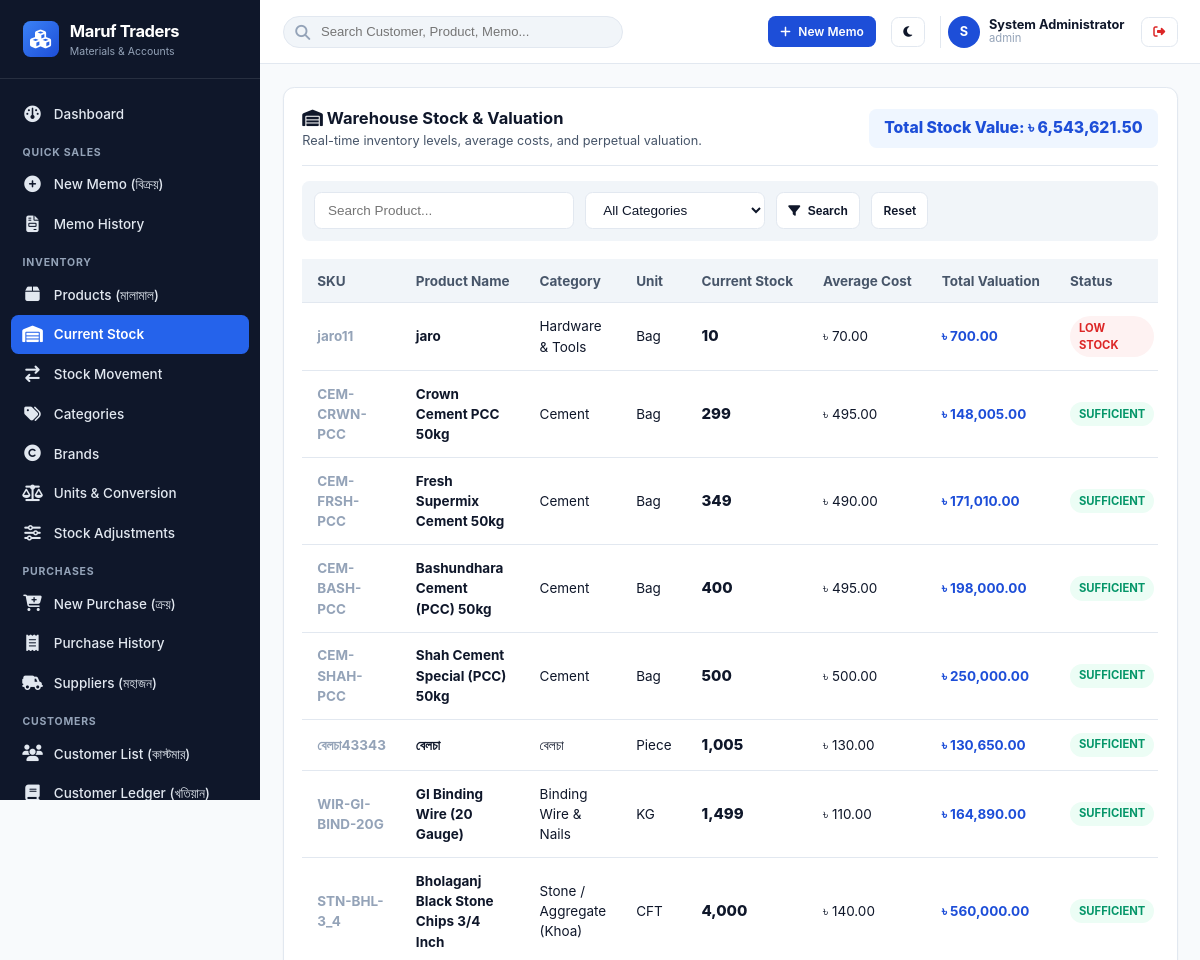
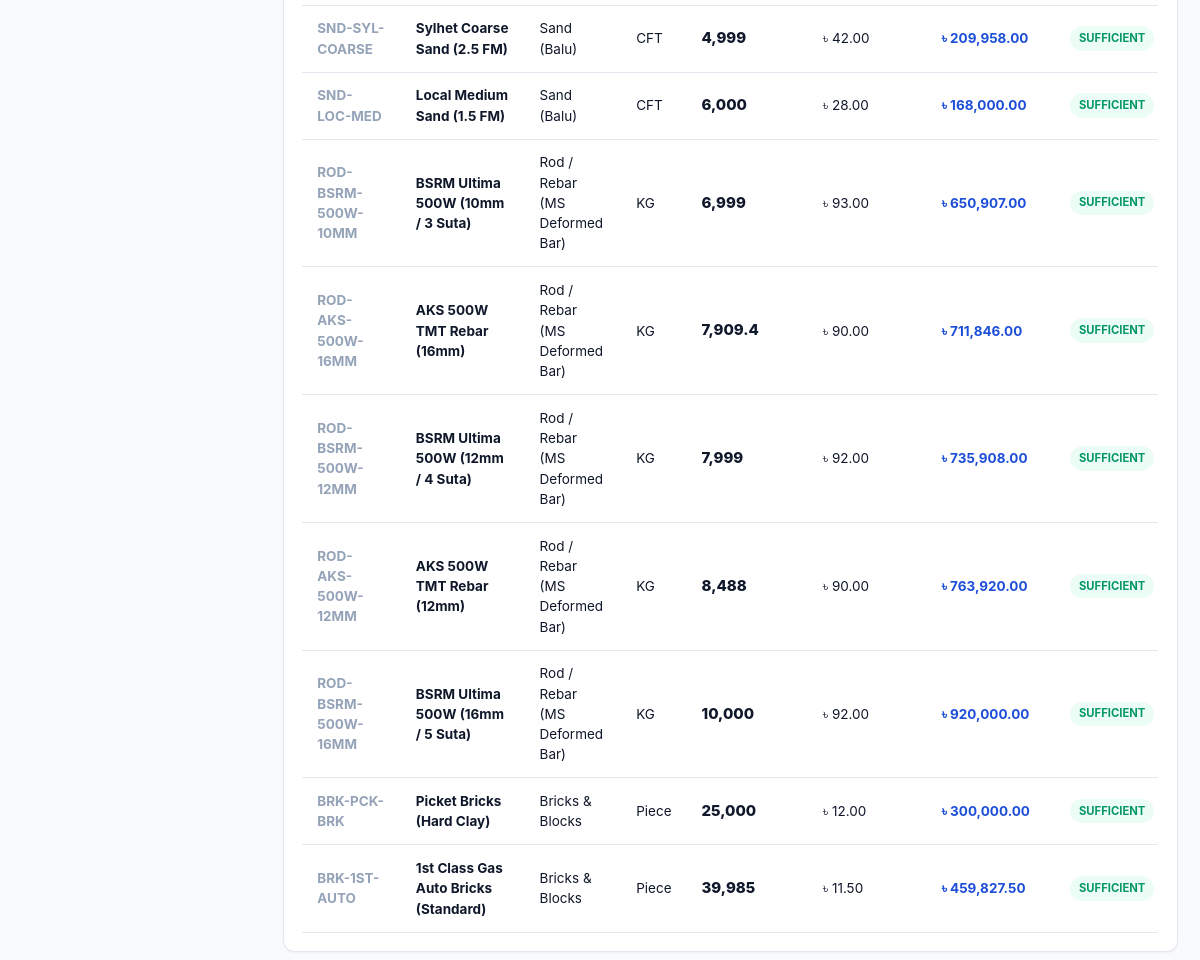
The page /modules/inventory/stock.php (signed in) on the database its author committed (2 pictures, top to bottom).
### tables this page shows
CREATE TABLE `shops` (
  `id` int(10) unsigned NOT NULL AUTO_INCREMENT,
  `shop_code` varchar(30) NOT NULL,
  `name` varchar(150) NOT NULL,
  `proprietor` varchar(100) DEFAULT NULL,
  `address` text NOT NULL,
  `phone` varchar(30) NOT NULL,
  `alt_phone` varchar(30) DEFAULT NULL,
  `email` varchar(100) DEFAULT NULL,
  `website` varchar(150) DEFAULT NULL,
  `invoice_prefix` varchar(10) NOT NULL DEFAULT 'MT',
  `currency_symbol` varchar(10) NOT NULL DEFAULT '৳',
  `currency_code` varchar(10) NOT NULL DEFAULT 'BDT',
  `currency_position` enum('before','after') NOT NULL DEFAULT 'before',
  `date_format` varchar(20) NOT NULL DEFAULT 'd-m-Y',
  `invoice_footer_shop` text DEFAULT NULL,
  `invoice_footer_customer` text DEFAULT NULL,
  `logo_url` varchar(255) DEFAULT NULL,
  `is_active` tinyint(1) NOT NULL DEFAULT 1,
  `created_at` timestamp NOT NULL DEFAULT current_timestamp(),
  `updated_at` timestamp NOT NULL DEFAULT current_timestamp() ON UPDATE current_timestamp(),
  PRIMARY KEY (`id`),
  UNIQUE KEY `shop_code` (`shop_code`)
);

CREATE TABLE `users` (
  `id` int(10) unsigned NOT NULL AUTO_INCREMENT,
  `shop_id` int(10) unsigned NOT NULL,
  `username` varchar(50) NOT NULL,
  `email` varchar(100) DEFAULT NULL,
  `password_hash` varchar(255) NOT NULL,
  `full_name` varchar(100) NOT NULL,
  `phone` varchar(30) DEFAULT NULL,
  `status` enum('active','inactive','suspended') NOT NULL DEFAULT 'active',
  `theme_preference` enum('light','dark','system') NOT NULL DEFAULT 'system',
  `last_login_at` datetime DEFAULT NULL,
  `last_login_ip` varchar(45) DEFAULT NULL,
  `created_at` timestamp NOT NULL DEFAULT current_timestamp(),
  `updated_at` timestamp NOT NULL DEFAULT current_timestamp() ON UPDATE current_timestamp(),
  PRIMARY KEY (`id`),
  UNIQUE KEY `username` (`username`),
  KEY `fk_users_shop` (`shop_id`),
  CONSTRAINT `fk_users_shop` FOREIGN KEY (`shop_id`) REFERENCES `shops` (`id`) ON DELETE CASCADE
);

CREATE TABLE `products` (
  `id` int(10) unsigned NOT NULL AUTO_INCREMENT,
  `shop_id` int(10) unsigned NOT NULL,
  `category_id` int(10) unsigned NOT NULL,
  `brand_id` int(10) unsigned DEFAULT NULL,
  `base_unit_id` int(10) unsigned NOT NULL,
  `sku` varchar(50) NOT NULL,
  `name` varchar(180) NOT NULL,
  `description` text DEFAULT NULL,
  `purchase_price` decimal(15,2) NOT NULL DEFAULT 0.00,
  `selling_price` decimal(15,2) NOT NULL DEFAULT 0.00,
  `min_selling_price` decimal(15,2) NOT NULL DEFAULT 0.00,
  `current_stock` decimal(15,4) NOT NULL DEFAULT 0.0000,
  `min_stock` decimal(15,4) NOT NULL DEFAULT 0.0000,
  `average_cost` decimal(15,4) NOT NULL DEFAULT 0.0000,
  `is_active` tinyint(1) NOT NULL DEFAULT 1,
  `created_at` timestamp NOT NULL DEFAULT current_timestamp(),
  `updated_at` timestamp NOT NULL DEFAULT current_timestamp() ON UPDATE current_timestamp(),
  PRIMARY KEY (`id`),
  UNIQUE KEY `uk_shop_sku` (`shop_id`,`sku`),
  KEY `idx_product_search` (`shop_id`,`is_active`,`name`),
  KEY `idx_product_stock` (`shop_id`,`current_stock`,`min_stock`),
  KEY `fk_products_category` (`category_id`),
  KEY `fk_products_brand` (`brand_id`),
  KEY `fk_products_unit` (`base_unit_id`),
  CONSTRAINT `fk_products_brand` FOREIGN KEY (`brand_id`) REFERENCES `brands` (`id`) ON DELETE SET NULL,
  CONSTRAINT `fk_products_category` FOREIGN KEY (`category_id`) REFERENCES `categories` (`id`),
  CONSTRAINT `fk_products_shop` FOREIGN KEY (`shop_id`) REFERENCES `shops` (`id`) ON DELETE CASCADE,
  CONSTRAINT `fk_products_unit` FOREIGN KEY (`base_unit_id`) REFERENCES `units` (`id`)
);

CREATE TABLE `categories` (
  `id` int(10) unsigned NOT NULL AUTO_INCREMENT,
  `shop_id` int(10) unsigned NOT NULL,
  `name` varchar(100) NOT NULL,
  `code` varchar(50) DEFAULT NULL,
  `description` text DEFAULT NULL,
  `is_active` tinyint(1) NOT NULL DEFAULT 1,
  `created_at` timestamp NOT NULL DEFAULT current_timestamp(),
  `updated_at` timestamp NOT NULL DEFAULT current_timestamp() ON UPDATE current_timestamp(),
  PRIMARY KEY (`id`),
  UNIQUE KEY `uk_shop_category` (`shop_id`,`name`),
  CONSTRAINT `fk_categories_shop` FOREIGN KEY (`shop_id`) REFERENCES `shops` (`id`) ON DELETE CASCADE
);

CREATE TABLE `units` (
  `id` int(10) unsigned NOT NULL AUTO_INCREMENT,
  `shop_id` int(10) unsigned NOT NULL,
  `name` varchar(50) NOT NULL,
  `symbol` varchar(20) NOT NULL,
  `is_base_unit` tinyint(1) NOT NULL DEFAULT 1,
  `decimal_places` tinyint(3) unsigned NOT NULL DEFAULT 2,
  `created_at` timestamp NOT NULL DEFAULT current_timestamp(),
  `updated_at` timestamp NOT NULL DEFAULT current_timestamp() ON UPDATE current_timestamp(),
  PRIMARY KEY (`id`),
  UNIQUE KEY `uk_shop_unit` (`shop_id`,`symbol`),
  CONSTRAINT `fk_units_shop` FOREIGN KEY (`shop_id`) REFERENCES `shops` (`id`) ON DELETE CASCADE
);

### modules/inventory/stock.php (the view, shortened to what the rows shown need)
<?php
$shopId = Auth::shopId();
$pdo = DB::pdo();
$sql = "SELECT p.*, c.name as category_name, b.name as brand_name, u.symbol as unit_symbol,
               (p.current_stock * p.average_cost) as total_stock_value
        FROM products p
        JOIN categories c ON p.category_id = c.id
        LEFT JOIN brands b ON p.brand_id = b.id
        JOIN units u ON p.base_unit_id = u.id
        WHERE p.shop_id = :s";
$params = ['s' => $shopId];
$sql .= " ORDER BY p.current_stock ASC";
$stmt = $pdo->prepare($sql);
$stmt->execute($params);
$products = $stmt->fetchAll();
$totalWarehouseValue = array_sum(array_column($products, 'total_stock_value'));
require_once INCLUDES_PATH . '/templates/header.php';
require_once INCLUDES_PATH . '/templates/sidebar.php';
require_once INCLUDES_PATH . '/templates/navbar.php';
?>
<div class="card">
  <div class="card-header" style="flex-wrap:wrap;gap:1rem;">
    <div>
      <h1 class="card-title"><i class="fa fa-warehouse"></i> Warehouse Stock & Valuation</h1>
      <p style="font-size:0.85rem;color:var(--text-secondary);">Real-time inventory levels, average costs, and perpetual valuation.</p>
    </div>
    <div style="background:var(--primary-light);color:var(--primary);padding:0.5rem 1rem;border-radius:var(--radius);font-weight:800;font-size:1.05rem;">
      Total Stock Value: <?= formatMoney($totalWarehouseValue) ?>
    </div>
  </div>
  <div class="table-responsive">
    <table class="table">
      <thead>
        <tr>
          <th>SKU</th>
          <th>Product Name</th>
          <th>Category</th>
          <th>Unit</th>
          <th>Current Stock</th>
          <th>Average Cost</th>
          <th>Total Valuation</th>
          <th>Status</th>
        </tr>
      </thead>
      <tbody>
        <?php if (empty($products)): ?>
          <tr><td colspan="8" style="text-align:center;color:var(--text-muted);padding:2rem;">No items in stock.</td></tr>
        <?php else: ?>
          <?php foreach ($products as $p): ?>
            <tr>
              <td style="font-weight:700;color:var(--text-muted);"><?= e($p['sku']) ?></td>
              <td style="font-weight:700;"><?= e($p['name']) ?></td>
              <td><?= e($p['category_name']) ?></td>
              <td><?= e($p['unit_symbol']) ?></td>
              <td style="font-weight:800;font-size:1rem;"><?= formatQuantity($p['current_stock']) ?></td>
              <td><?= formatMoney($p['average_cost']) ?></td>
              <td style="font-weight:700;color:var(--primary);"><?= formatMoney($p['total_stock_value']) ?></td>
              <td>
                <?php if ((float)$p['current_stock'] <= (float)$p['min_stock']): ?>
                  <span class="badge badge-danger">Low Stock</span>
                <?php else: ?>
                  <span class="badge badge-success">Sufficient</span>
                <?php endif; ?>
              </td>
            </tr>
          <?php endforeach; ?>
        <?php endif; ?>
      </tbody>
    </table>
  </div>
</div>
<?php
require_once INCLUDES_PATH . '/templates/footer.php';
?>

### includes/templates/sidebar.php (shortened to what the rows shown need)
<?php
$shop = getShop();
?>
<aside class="app-sidebar" id="app-sidebar">
  <a href="<?= BASE_URL ?>/modules/dashboard/" class="sidebar-brand">
    <div>
      <div class="brand-name"><?= e(mb_strimwidth($shop['name'] ?? 'Nirman ERP', 0, 18, '...')) ?></div>
      <div style="font-size:0.7rem;color:var(--text-sidebar-muted);">Materials & Accounts</div>
    </div>
  </a>
</aside>

### includes/templates/navbar.php (shortened to what the rows shown need)
<?php
$currentUser = Auth::user();
$shop = getShop();
?>
<main class="app-main">
  <header class="app-navbar no-print">
    <div class="navbar-right">
      <div style="display:flex;align-items:center;gap:0.6rem;padding-left:0.5rem;border-left:1px solid var(--border-color);">
        <div style="width:32px;height:32px;border-radius:var(--radius-full);background:var(--primary);color:#fff;display:flex;align-items:center;justify-content:center;font-weight:700;font-size:0.85rem;">
          <?= strtoupper(substr($currentUser['full_name'] ?? 'U', 0, 1)) ?>
        </div>
        <div style="font-size:0.85rem;line-height:1.2;">
          <div style="font-weight:700;"><?= e($currentUser['full_name'] ?? 'User') ?></div>
          <div style="font-size:0.75rem;color:var(--text-muted);"><?= e($currentUser['username'] ?? '') ?></div>
        </div>
        <a href="<?= BASE_URL ?>/modules/auth/logout.php" class="btn btn-secondary btn-sm" title="Log Out" style="margin-left:0.5rem;color:var(--danger);">
          <i class="fa fa-right-from-bracket"></i>
        </a>
      </div>
    </div>
  </header>
  <div class="app-content">

### rows shown on the page
shops: name "Maruf Traders", formatMoney($totalWarehouseValue) "৳ 6,543,621.50"
users: full_name "S", full_name "System Administrator", username "admin"
products: sku "jaro11", name "jaro", category.name "Hardware & Tools", base_unit.symbol "Bag", current_stock "10", average_cost.currency_symbol "৳ 70.00", total_stock_value "৳ 700.00", min_stock "LOW STOCK"
products: sku "CEM-CRWN-PCC", name "Crown Cement PCC 50kg", category.name "Cement", base_unit.symbol "Bag", current_stock "299", average_cost.currency_symbol "৳ 495.00", total_stock_value "৳ 148,005.00", min_stock "SUFFICIENT"
products: sku "CEM-FRSH-PCC", name "Fresh Supermix Cement 50kg", category.name "Cement", base_unit.symbol "Bag", current_stock "349", average_cost.currency_symbol "৳ 490.00", total_stock_value "৳ 171,010.00", min_stock "SUFFICIENT"
products: sku "CEM-BASH-PCC", name "Bashundhara Cement (PCC) 50kg", category.name "Cement", base_unit.symbol "Bag", current_stock "400", average_cost.currency_symbol "৳ 495.00", total_stock_value "৳ 198,000.00", min_stock "SUFFICIENT"
products: sku "CEM-SHAH-PCC", name "Shah Cement Special (PCC) 50kg", category.name "Cement", base_unit.symbol "Bag", current_stock "500", average_cost.currency_symbol "৳ 500.00", total_stock_value "৳ 250,000.00", min_stock "SUFFICIENT"
products: sku "বেলচা43343", name "বেলচা", category.name "বেলচা", base_unit.symbol "Piece", current_stock "1,005", average_cost.currency_symbol "৳ 130.00", total_stock_value "৳ 130,650.00", min_stock "SUFFICIENT"
products: sku "WIR-GI-BIND-20G", name "GI Binding Wire (20 Gauge)", category.name "Binding Wire & Nails", base_unit.symbol "KG", current_stock "1,499", average_cost.currency_symbol "৳ 110.00", total_stock_value "৳ 164,890.00", min_stock "SUFFICIENT"
products: sku "STN-BHL-3_4", name "Bholaganj Black Stone Chips 3/4 Inch", category.name "Stone / Aggregate (Khoa)", base_unit.symbol "CFT", current_stock "4,000", average_cost.currency_symbol "৳ 140.00", total_stock_value "৳ 560,000.00", min_stock "SUFFICIENT"
products: sku "SND-SYL-COARSE", name "Sylhet Coarse Sand (2.5 FM)", category.name "Sand (Balu)", base_unit.symbol "CFT", current_stock "4,999", average_cost.currency_symbol "৳ 42.00", total_stock_value "৳ 209,958.00", min_stock "SUFFICIENT"
products: sku "SND-LOC-MED", name "Local Medium Sand (1.5 FM)", category.name "Sand (Balu)", base_unit.symbol "CFT", current_stock "6,000", average_cost.currency_symbol "৳ 28.00", total_stock_value "৳ 168,000.00", min_stock "SUFFICIENT"
products: sku "ROD-BSRM-500W-10MM", name "BSRM Ultima 500W (10mm / 3 Suta)", category.name "Rod / Rebar (MS Deformed Bar)", base_unit.symbol "KG", current_stock "6,999", average_cost.currency_symbol "৳ 93.00", total_stock_value "৳ 650,907.00", min_stock "SUFFICIENT"
products: sku "ROD-AKS-500W-16MM", name "AKS 500W TMT Rebar (16mm)", category.name "Rod / Rebar (MS Deformed Bar)", base_unit.symbol "KG", current_stock "7,909.4", average_cost.currency_symbol "৳ 90.00", total_stock_value "৳ 711,846.00", min_stock "SUFFICIENT"
products: sku "ROD-BSRM-500W-12MM", name "BSRM Ultima 500W (12mm / 4 Suta)", category.name "Rod / Rebar (MS Deformed Bar)", base_unit.symbol "KG", current_stock "7,999", average_cost.currency_symbol "৳ 92.00", total_stock_value "৳ 735,908.00", min_stock "SUFFICIENT"
products: sku "ROD-AKS-500W-12MM", name "AKS 500W TMT Rebar (12mm)", category.name "Rod / Rebar (MS Deformed Bar)", base_unit.symbol "KG", current_stock "8,488", average_cost.currency_symbol "৳ 90.00", total_stock_value "৳ 763,920.00", min_stock "SUFFICIENT"
products: sku "ROD-BSRM-500W-16MM", name "BSRM Ultima 500W (16mm / 5 Suta)", category.name "Rod / Rebar (MS Deformed Bar)", base_unit.symbol "KG", current_stock "10,000", average_cost.currency_symbol "৳ 92.00", total_stock_value "৳ 920,000.00", min_stock "SUFFICIENT"
products: sku "BRK-PCK-BRK", name "Picket Bricks (Hard Clay)", category.name "Bricks & Blocks", base_unit.symbol "Piece", current_stock "25,000", average_cost.currency_symbol "৳ 12.00", total_stock_value "৳ 300,000.00", min_stock "SUFFICIENT"
products: sku "BRK-1ST-AUTO", name "1st Class Gas Auto Bricks (Standard)", category.name "Bricks & Blocks", base_unit.symbol "Piece", current_stock "39,985", average_cost.currency_symbol "৳ 11.50", total_stock_value "৳ 459,827.50", min_stock "SUFFICIENT"
